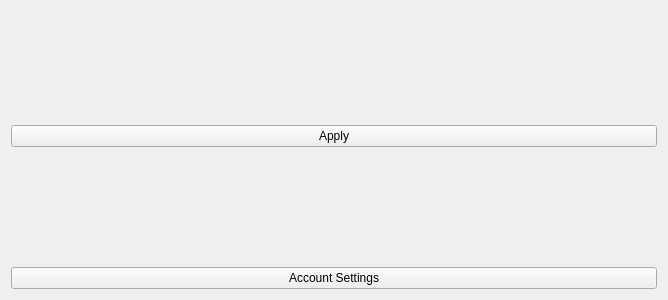
<?xml version="1.0" encoding="UTF-8"?>
<ui version="4.0">
 <class>Form</class>
 <widget class="QWidget" name="Form">
  <property name="geometry">
   <rect>
    <x>0</x>
    <y>0</y>
    <width>668</width>
    <height>300</height>
   </rect>
  </property>
  <property name="windowTitle">
   <string>Form</string>
  </property>
  <layout class="QVBoxLayout" name="verticalLayout">
   <item>
    <layout class="QVBoxLayout" name="verticalLayout_2">
     <item>
      <layout class="QFormLayout" name="formLayout"/>
     </item>
     <item>
      <widget class="QPushButton" name="apply_button">
       <property name="text">
        <string>Apply</string>
       </property>
      </widget>
     </item>
    </layout>
   </item>
   <item>
    <widget class="QPushButton" name="account_button">
     <property name="text">
      <string>Account Settings</string>
     </property>
    </widget>
   </item>
  </layout>
 </widget>
 <resources/>
 <connections/>
</ui>
